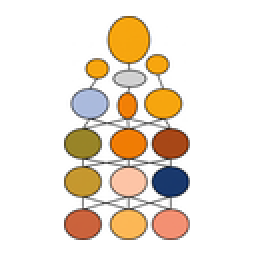
#> input picture src/images/quicklinks/AI.png, 128 x 128 px (shown 2 times larger)
$ python -i prep_icons.py   (imports and definitions only)
#> lines starting #> are read from the running program, lines starting #| are printed output that depends on the picture
#> further down, picture is the input picture: PIL image 128x128 RGB; mean R, G, B 237.6, 226.5, 213.5
"""Prepare quick-link icons for the web.

The source art is 2048x2048 JPEG/PNG, 21 MB for the set, with inconsistent
amounts of white around the mark -- so at a fixed tile size some icons would
look large and others small. Each one is trimmed to its ink, padded back to a
square with a consistent margin, and written at 128px. The tile shows the art at 56px on
desktop and 34px on mobile, so 128px covers a 2x display with room to spare;
256px was 393 KB of eager icons for no visible gain.
"""
import os
from PIL import Image, ImageChops

SRC = "/Users/carsonandorf/Documents/ClaudeCode/icons-selected"
OUT = "/Users/carsonandorf/Documents/ClaudeCode/maizegdb-redesign/src/images/quicklinks"
SIZE = 128
MARGIN = 0.06        # share of the final tile left as white on each side

# Per-icon corrections. Trimming to the ink bounding box makes every icon the
# same *bounding* size, which is not the same as making them look the same size:
# art built from thin strokes with white between them reads much smaller than
# solid art at identical dimensions.
#
#   crop  fractions of the source to cut before trimming, (left, top, right,
#         bottom). Used where the source carries a caption that is not wanted
#         at tile size.
#   zoom  scale applied after fitting. Above 1.0 the art is allowed to run
#         closer to -- or past -- the tile edge, which is what sparse drawings
#         need to hold their own beside the dense ones.
TUNE = {
    # The source has "Pan-genes" set beneath the diagram. At 56px that caption
    # is an illegible smudge, and it steals about a quarter of the height from
    # the part that matters.
    "pan_genes": {"crop": (0.0, 0.0, 0.0, 0.28), "zoom": 1.10},

    # Three thin plants with wide gaps between them; the bounding box is full
    # but the ink is not.
    "pannad":    {"zoom": 1.28},

    # A hairline V with a dashed bar. Still the weakest of the set -- the source
    # needs a heavier stroke -- but this stops it reading as an empty tile.
    "qteller":   {"zoom": 1.45},

    # Fine strokes over a wide, mostly empty field.
    "new_genes": {"zoom": 1.12},
    "blast":     {"zoom": 1.10},
}

# [1 line not run here, left out]

def trim(im):
    """Crop uniform white border away, whatever its exact shade."""
    rgb = im.convert("RGB")
    bg = Image.new("RGB", rgb.size, (255, 255, 255))
#> bg: PIL image 128x128 RGB; every value is 255
    diff = ImageChops.difference(rgb, bg)
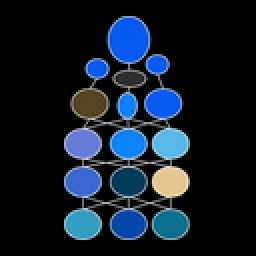
#> diff: PIL image 128x128 RGB (shown 2 times larger); mean R, G, B 17.4, 28.5, 41.5
    # tolerate JPEG noise near white
    diff = diff.point(lambda p: 255 if p > 12 else 0)
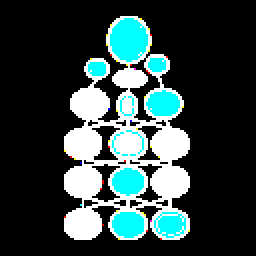
#> diff: PIL image 128x128 RGB (shown 2 times larger); mean R, G, B 48, 65.3, 65
    box = diff.convert("L").getbbox()
#> box = (32, 8, 95, 120)
    return im.crop(box) if box else im
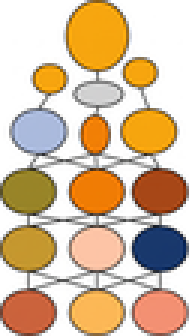
#> returned value: PIL image 63x112 RGB (shown 3 times larger); mean R, G, B 214.6, 188.9, 158.6

rows = []
seen = {}
# [28 lines not run here, left out]

total_before = sum(r[1] for r in rows)
total_after = sum(r[2] for r in rows)
# [7 lines not run here, left out]

>>> from PIL import Image
>>> picture = Image.open('../src/images/quicklinks/AI.png')
>>> result = trim(picture)

$ run again, on src/images/quicklinks/data_hub.png
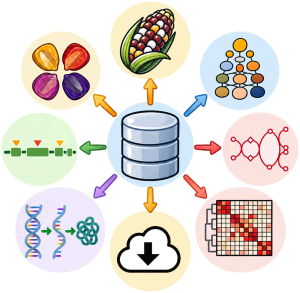
#> input picture src/images/quicklinks/data_hub.png, 300 x 293 px
#> picture is the input picture: PIL image 300x293 RGB; mean R, G, B 226.3, 220.6, 215.6
#> bg: PIL image 300x293 RGB; every value is 255
#> in trim, `diff = diff.point(lambda p: 255 if p > 12 else 0)`:
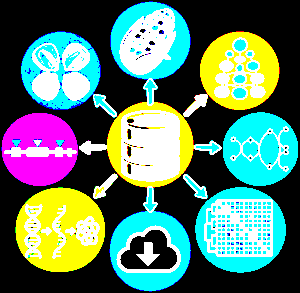
#> diff: PIL image 300x293 RGB; mean R, G, B 88.9, 124, 109
#> box = (1, 1, 298, 292)
#> in trim, `return im.crop(box) if box else im`:
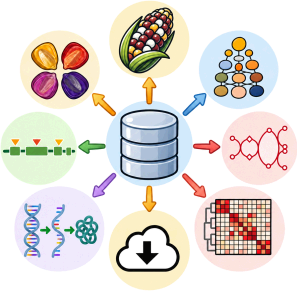
#> returned value: PIL image 297x291 RGB; mean R, G, B 225.8, 220, 214.9
